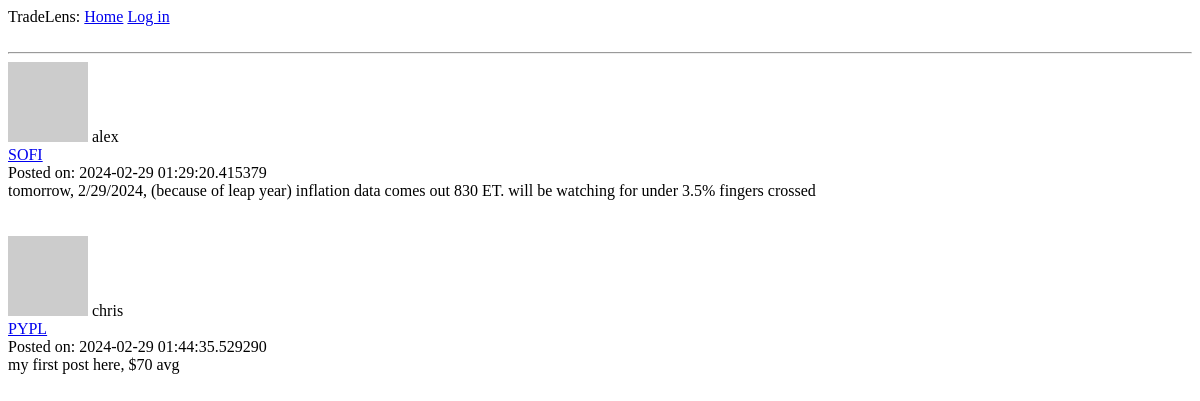
The page /index on the database as committed earlier.
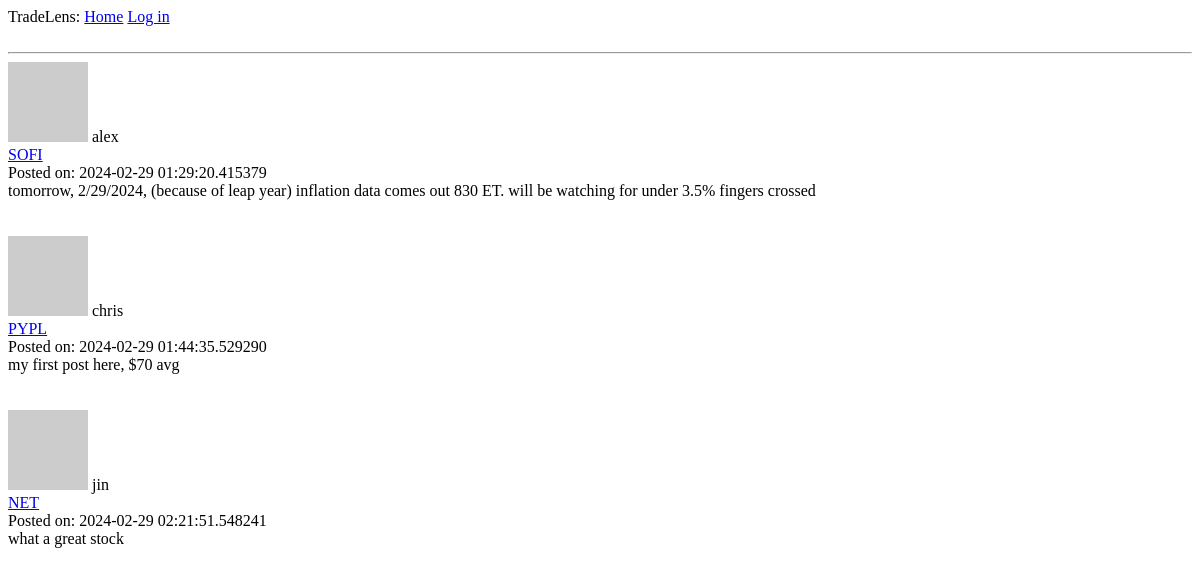
The same page on the database as committed later.
### app/models.py (models this page shows, shortened)
class Post(db.Model):
    id: so.Mapped[int] = so.mapped_column(primary_key=True)
    title: so.Mapped[str] = so.mapped_column(sa.String(10), index=True)
    content: so.Mapped[str] = so.mapped_column(sa.Text())
    timestamp: so.Mapped[datetime] = so.mapped_column(index=True, default=lambda: datetime.now(timezone.utc))
    user_id: so.Mapped[int] = so.mapped_column(sa.ForeignKey(User.id), index=True) # foreign key to link user_id which refers to the primary key id from the User model
    author: so.Mapped[User] = so.relationship(back_populates='posts')

class User(db.Model, UserMixin):
    id: so.Mapped[int] = so.mapped_column(primary_key=True)
    username: so.Mapped[str] = so.mapped_column(sa.String(64), index=True, unique=True)
    email: so.Mapped[str] = so.mapped_column(sa.String(120), index=True, unique=True)
    password_hash: so.Mapped[Optional[str]] = so.mapped_column(sa.String(256))
    about_me: so.Mapped[Optional[str]] = so.mapped_column(sa.String(200))
    last_seen: so.Mapped[Optional[datetime]] = so.mapped_column(default=lambda: datetime.now(timezone.utc))
    date_joined: so.Mapped[Optional[datetime]] = so.mapped_column(index=True, default=lambda: datetime.now(timezone.utc))
    posts: so.WriteOnlyMapped['Post'] = so.relationship(back_populates='author')
    def avatar(self, size):
        digest = md5(self.email.lower().encode('utf-8')).hexdigest()
        return f'https://www.gravatar.com/avatar/{digest}?d=identicon&s={size}' # url of user's avatar image
    following: so.WriteOnlyMapped['User'] = so.relationship(
        secondary=followers,
        primaryjoin=(followers.c.follower_id == id),
        secondaryjoin=(followers.c.following_id == id),
        back_populates='followers'
    )
    followers: so.WriteOnlyMapped['User'] = so.relationship(
        secondary=followers,
        primaryjoin=(followers.c.following_id == id),
        secondaryjoin=(followers.c.follower_id == id),
        back_populates='following'
    )

### app/routes.py (the view)
@app.route('/')
@app.route('/index')
def index():
    posts = Post.query.order_by(Post.timestamp)
    return render_template('index.html', title='Home', posts=posts)

### app/routes.py (called while the page is built)
@app.before_request
def before_request():
    if current_user.is_authenticated: # if current_user is logged in
        current_user.last_seen = datetime.now(timezone.utc) # set last seen field to current time
        db.session.commit()

### app/templates/index.html (shortened to what this page needs)
{% extends 'base.html' %}
{% block content %}
    {% for post in posts %}
    <img src="{{ post.author.avatar(36) }}" alt="">
    {{ post.author.username }} <br>
    <a href="{{ url_for('symbol', symbol=post.title) }}">{{ post.title }}</a> <br>
    Posted on: {{ post.timestamp }} <br>
    {{ post.content | safe }} <br>
    <br><br>
{% endblock %}

### app/templates/base.html (shortened to what this page needs)
<!doctype html>
<html lang="en">
    <head>
    </head>
    <body>
        <div>
            TradeLens:
            <a href="{{ url_for('index') }}">Home</a>
            {% if current_user.is_anonymous %}
            <a href="{{ url_for('login') }}">Log in</a>
            {% else %}
            <a href="{{ url_for('user', username=current_user.username) }}">Profile</a>
            <a href="{{ url_for('logout') }}">Log out</a>
            {% endif %}
        </div>
        <br/> <hr>
        {% block content %}
        {% endblock %}
    </body>
</html>

Rows that differ between the two databases and show on the page:
added Post: author.username "jin", title "NET", timestamp "2024-02-29 02:21:51.548241", content "what a great stock"
